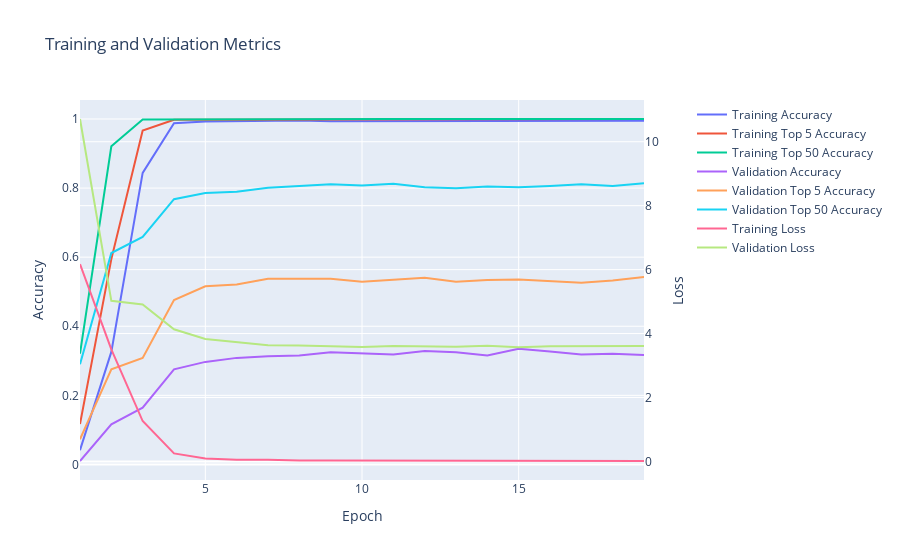

Here is the notebook cell this chart was saved with:
### Code cell
softmax_cross_entropy_model.display_training_history()

### Figure 1 — Plotly figure (JSON) as saved in the notebook; plotly's stock layout.template omitted (floating-point values rounded to 4 significant figures)
{"data": [{"mode": "lines", "name": "Training Accuracy", "type": "scatter", "x": [1, 2, 3, 4, 5, 6, 7, 8, 9, 10, 11, 12, 13, 14, 15, 16, 17, 18, 19], "xaxis": "x", "y": [0.04139, 0.3257, 0.844, 0.988, 0.9925, 0.993, 0.9934, 0.9959, 0.9938, 0.9938, 0.9942, 0.9946, 0.9942, 0.9946, 0.9938, 0.995, 0.9954, 0.9946, 0.995, 0.9942], "yaxis": "y"}, {"mode": "lines", "name": "Training Top 5 Accuracy", "type": "scatter", "x": [1, 2, 3, 4, 5, 6, 7, 8, 9, 10, 11, 12, 13, 14, 15, 16, 17, 18, 19], "xaxis": "x", "y": [0.1167, 0.5944, 0.9669, 0.9979, 0.9979, 0.9979, 0.9988, 0.9996, 1.0, 1.0, 1.0, 1.0, 1.0, 1.0, 1.0, 1.0, 1.0, 1.0, 1.0, 1.0], "yaxis": "y"}, {"mode": "lines", "name": "Training Top 50 Accuracy", "type": "scatter", "x": [1, 2, 3, 4, 5, 6, 7, 8, 9, 10, 11, 12, 13, 14, 15, 16, 17, 18, 19], "xaxis": "x", "y": [0.3208, 0.9209, 0.9988, 0.9992, 0.9992, 0.9996, 0.9992, 1.0, 1.0, 1.0, 1.0, 1.0, 1.0, 1.0, 1.0, 1.0, 1.0, 1.0, 1.0, 1.0], "yaxis": "y"}, {"mode": "lines", "name": "Validation Accuracy", "type": "scatter", "x": [1, 2, 3, 4, 5, 6, 7, 8, 9, 10, 11, 12, 13, 14, 15, 16, 17, 18, 19], "xaxis": "x", "y": [0.00995, 0.1161, 0.1642, 0.2753, 0.2968, 0.3085, 0.3134, 0.3151, 0.325, 0.3217, 0.3184, 0.3284, 0.325, 0.3151, 0.335, 0.3267, 0.3184, 0.3201, 0.3167, 0.3234], "yaxis": "y"}, {"mode": "lines", "name": "Validation Top 5 Accuracy", "type": "scatter", "x": [1, 2, 3, 4, 5, 6, 7, 8, 9, 10, 11, 12, 13, 14, 15, 16, 17, 18, 19], "xaxis": "x", "y": [0.07297, 0.2753, 0.3085, 0.476, 0.5158, 0.5207, 0.5373, 0.5373, 0.5373, 0.529, 0.534, 0.5406, 0.529, 0.534, 0.5357, 0.5307, 0.5257, 0.5323, 0.5423, 0.5373], "yaxis": "y"}, {"mode": "lines", "name": "Validation Top 50 Accuracy", "type": "scatter", "x": [1, 2, 3, 4, 5, 6, 7, 8, 9, 10, 11, 12, 13, 14, 15, 16, 17, 18, 19], "xaxis": "x", "y": [0.2902, 0.6119, 0.6584, 0.7678, 0.7861, 0.7894, 0.801, 0.806, 0.8109, 0.8076, 0.8126, 0.8027, 0.7993, 0.8043, 0.8027, 0.806, 0.8109, 0.806, 0.8143, 0.8076], "yaxis": "y"}, {"mode": "lines", "name": "Training Loss", "type": "scatter", "x": [1, 2, 3, 4, 5, 6, 7, 8, 9, 10, 11, 12, 13, 14, 15, 16, 17, 18, 19], "xaxis": "x", "y": [6.17, 3.506, 1.263, 0.2512, 0.09193, 0.05593, 0.05048, 0.02783, 0.03178, 0.02908, 0.02056, 0.0197, 0.01897, 0.01474, 0.01817, 0.01364, 0.01621, 0.01378, 0.01302, 0.01487], "yaxis": "y2"}, {"mode": "lines", "name": "Validation Loss", "type": "scatter", "x": [1, 2, 3, 4, 5, 6, 7, 8, 9, 10, 11, 12, 13, 14, 15, 16, 17, 18, 19], "xaxis": "x", "y": [10.71, 5.023, 4.909, 4.134, 3.829, 3.74, 3.636, 3.628, 3.616, 3.582, 3.613, 3.592, 3.589, 3.621, 3.57, 3.602, 3.603, 3.603, 3.614, 3.571], "yaxis": "y2"}], "layout": {"title": {"text": "Training and Validation Metrics"}, "xaxis": {"anchor": "y", "domain": [0.0, 0.94], "title": {"text": "Epoch"}}, "yaxis": {"anchor": "x", "domain": [0.0, 1.0], "title": {"text": "Accuracy"}}, "yaxis2": {"anchor": "x", "overlaying": "y", "side": "right", "title": {"text": "Loss"}}}}
